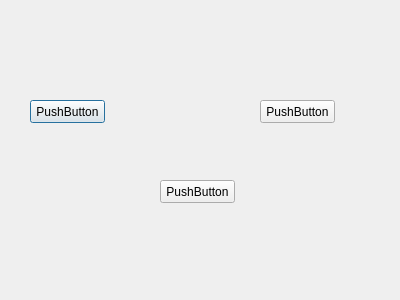
<?xml version="1.0" encoding="UTF-8"?>
<ui version="4.0">
 <class>Dialog</class>
 <widget class="QDialog" name="Dialog">
  <property name="geometry">
   <rect>
    <x>0</x>
    <y>0</y>
    <width>400</width>
    <height>300</height>
   </rect>
  </property>
  <property name="windowTitle">
   <string>Dialog</string>
  </property>
  <widget class="QPushButton" name="btnMistake">
   <property name="geometry">
    <rect>
     <x>30</x>
     <y>100</y>
     <width>75</width>
     <height>23</height>
    </rect>
   </property>
   <property name="text">
    <string>PushButton</string>
   </property>
  </widget>
  <widget class="QPushButton" name="btnVoid">
   <property name="geometry">
    <rect>
     <x>260</x>
     <y>100</y>
     <width>75</width>
     <height>23</height>
    </rect>
   </property>
   <property name="text">
    <string>PushButton</string>
   </property>
  </widget>
  <widget class="QPushButton" name="btnCancel">
   <property name="geometry">
    <rect>
     <x>160</x>
     <y>180</y>
     <width>75</width>
     <height>23</height>
    </rect>
   </property>
   <property name="text">
    <string>PushButton</string>
   </property>
  </widget>
 </widget>
 <resources/>
 <connections/>
</ui>
